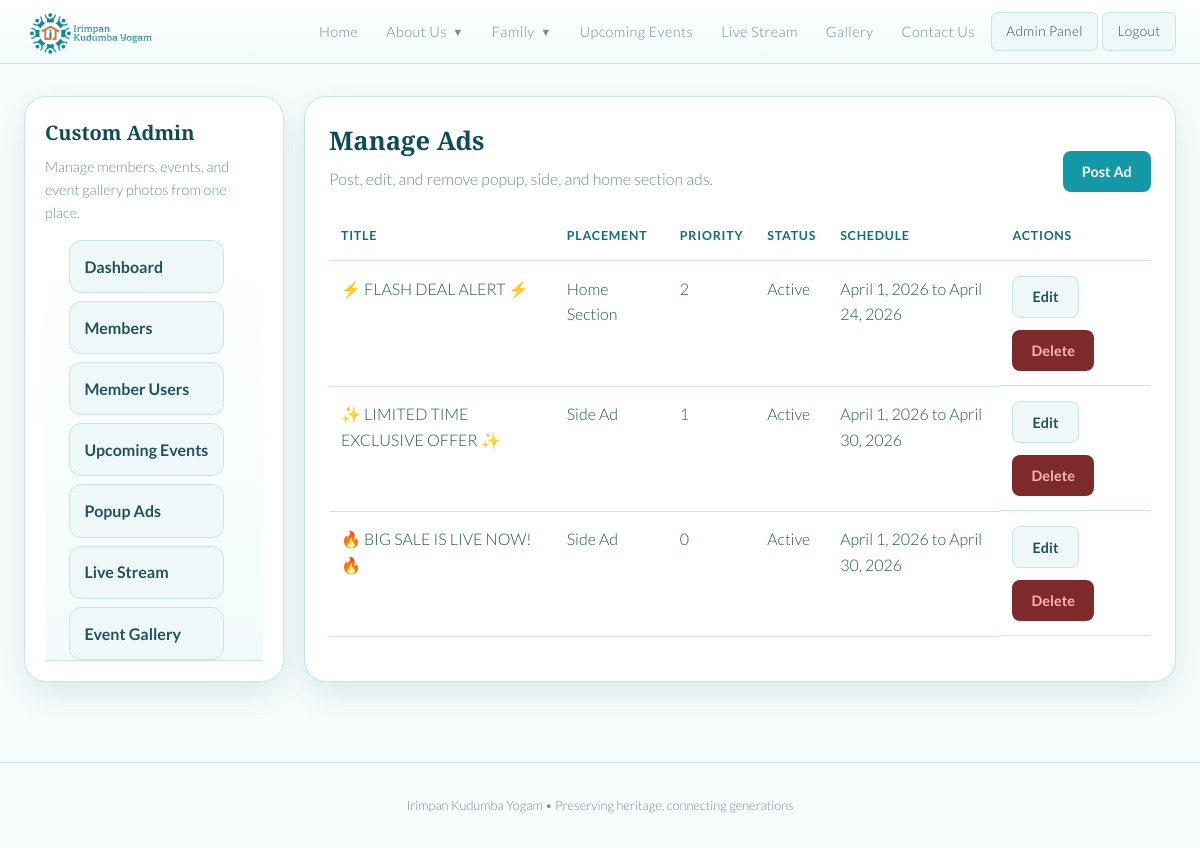
Page /admin-panel/ads/ (signed in) on the committed database.
### tree/models.py (models this page shows, shortened)
class SiteAd(models.Model):
    DISPLAY_POPUP = 'popup'
    DISPLAY_SIDE = 'side'
    DISPLAY_SECTION = 'section'
    DISPLAY_CHOICES = [
        (DISPLAY_POPUP, 'Popup'),
        (DISPLAY_SIDE, 'Side Ad'),
        (DISPLAY_SECTION, 'Home Section'),
    ]
    title = models.CharField(max_length=200)
    message = models.TextField(blank=True, default='')
    image = models.ImageField(upload_to='ads/', null=True, blank=True)
    button_text = models.CharField(max_length=80, blank=True)
    button_url = models.URLField(blank=True)
    display_type = models.CharField(max_length=20, choices=DISPLAY_CHOICES, default=DISPLAY_POPUP)
    priority = models.PositiveIntegerField(default=0)
    is_active = models.BooleanField(default=True)
    show_as_popup = models.BooleanField(default=True)
    start_date = models.DateField(null=True, blank=True)
    end_date = models.DateField(null=True, blank=True)
    created_by = models.ForeignKey(
        settings.AUTH_USER_MODEL,
        null=True,
        blank=True,
        on_delete=models.SET_NULL,
        related_name='site_ads',
    )
    created_at = models.DateTimeField(auto_now_add=True)
    class Meta:
        ordering = ['-priority', '-created_at', '-id']

### tree/views.py (the view)
# urls.py: path('admin-panel/ads/', views.admin_ads, name='admin_ads'),
@ads_required
def admin_ads(request):
    if _is_family_member_user(request.user) and not _is_admin_user(request.user):
        return redirect('admin_ad_add')
    ads = SiteAd.objects.select_related('created_by').all()
    return render(request, 'tree/admin_ads.html', _admin_context(request, ads=ads))

### tree/views.py (called while the page is built)
def _is_admin_user(user):
    return user.is_authenticated and (user.is_staff or user.is_superuser)

def _is_family_member_user(user):
    return user.is_authenticated and user.groups.filter(name='family_member').exists()

def _can_access_admin_panel(user):
    return _is_admin_user(user) or _is_family_member_user(user)

def _can_manage_members(user):
    return _is_admin_user(user)

def _can_manage_events(user):
    return _is_admin_user(user) or user.has_perm('tree.add_event')

def _can_manage_gallery(user):
    return _is_admin_user(user) or user.has_perm('tree.add_galleryphoto')

def _can_manage_ads(user):
    return _can_access_admin_panel(user)

def _can_manage_live_stream(user):
    return _is_admin_user(user)

def _admin_context(request, **extra):
    context = {
        'can_manage_members': _can_manage_members(request.user),
        'can_manage_events': _can_manage_events(request.user),
        'can_manage_gallery': _can_manage_gallery(request.user),
        'can_manage_ads': _can_manage_ads(request.user),
        'can_manage_live_stream': _can_manage_live_stream(request.user),
        'is_admin_user': _is_admin_user(request.user),
        'is_family_member_user': _is_family_member_user(request.user),
    }
    context.update(extra)
    return context

### tree/templates/tree/admin_ads.html (shortened to what this page needs)
{% extends "tree/admin_base.html" %}
{% block admin_content %}
<div class="admin-head">
  <div>
    <h1 class="section-title">Manage Ads</h1>
    <p>
      {% if is_admin_user %}
      Post, edit, and remove popup, side, and home section ads.
      {% else %}
      Post new ads. Editing and deleting stay with admin users.
      {% endif %}
    </p>
  </div>
  <a href="{% url 'admin_ad_add' %}" class="btn btn-primary">Post Ad</a>
</div>
<div class="admin-table-wrap">
  <table class="admin-table">
    <thead>
      <tr><th>Title</th><th>Placement</th><th>Priority</th><th>Status</th><th>Schedule</th><th>Actions</th></tr>
    </thead>
    <tbody>
      {% for ad in ads %}
      <tr>
        <td>{{ ad.title }}</td>
        <td>{{ ad.get_display_type_display }}</td>
        <td>{{ ad.priority }}</td>
        <td>
          {% if ad.is_active %}Active{% else %}Inactive{% endif %}
        </td>
        <td>
          {{ ad.start_date|default:"Now" }} to {{ ad.end_date|default:"Until removed" }}
        </td>
        <td class="admin-actions">
          {% if is_admin_user %}
          <a href="{% url 'admin_ad_edit' ad.pk %}" class="btn btn-secondary">Edit</a>
          <a href="{% url 'admin_ad_delete' ad.pk %}" class="btn btn-danger">Delete</a>
          {% else %}
          <span class="muted">Add-only access</span>
          {% endif %}
        </td>
      </tr>
      {% empty %}
      <tr><td colspan="6">No ads found.</td></tr>
      {% endfor %}
    </tbody>
  </table>
</div>
{% endblock %}

### tree/templates/tree/base.html (style rules this page uses)
:root { --bg: #f7fcfc; --surface: #ffffff; --surface2: #eef8f8; --border: #c7e4e6; --gold: #1399a6; --gold-light: #28b8c2; --gold-dim: #0f7078; --cream: #0d4d56; --text: #23535a; --text-dim: #6b8f94; --male: #4a7fa8; --female: #a84a7f; --radius: 12px; --shadow: 0 12px 30px rgba(16, 111, 121, 0.12); }
* { box-sizing: border-box; margin: 0; padding: 0; }
body { background: var(--bg); color: var(--text); font-family: 'Lato', sans-serif; font-weight: 300; min-height: 100vh; line-height: 1.6; }
.btn { display: inline-flex; align-items: center; gap: 0.4rem; padding: 0.55rem 1.2rem; border-radius: 8px; font-size: 0.9rem; font-weight: 700; cursor: pointer; border: none; text-decoration: none; transition: all 0.2s; }
.btn-primary { background: var(--gold); color: #fffaf0; }
.btn-secondary { background: var(--surface2); color: var(--text); border: 1px solid var(--border); }
.btn-danger { background: #7f2a2a; color: #ffb3b3; }
h1, h2, h3 { font-family: 'Playfair Display', serif; font-weight: 600; }
.section-title { font-family: 'Playfair Display', serif; font-size: 1.6rem; color: var(--cream); margin-bottom: 0.25rem; }

### tree/templates/tree/admin_base.html (style rules this page uses)
.admin-head { display: flex; justify-content: space-between; align-items: end; gap: 1rem; margin-bottom: 1.25rem; }
.admin-head p { color: var(--text-dim); }
.admin-table-wrap { overflow-x: auto; }
.admin-table { width: 100%; border-collapse: collapse; }
.admin-table th, .admin-table td { padding: 0.9rem 0.75rem; border-bottom: 1px solid var(--border); text-align: left; vertical-align: top; }
.admin-table th { color: var(--gold-dim); font-size: 0.78rem; text-transform: uppercase; letter-spacing: 0.06em; }
.admin-actions { display: flex; gap: 0.75rem; flex-wrap: wrap; }

### rows in the picture
SiteAd: title "⚡ FLASH DEAL ALERT ⚡", display_type "Home Section", priority "2", is_active "Active", start_date "April 1, 2026", end_date "April 24, 2026"
SiteAd: title "✨ LIMITED TIME EXCLUSIVE OFFER ✨", display_type "Side Ad", priority "1", is_active "Active", start_date "April 1, 2026", end_date "April 30, 2026"
SiteAd: title "🔥 BIG SALE IS LIVE NOW! 🔥", display_type "Side Ad", priority "0", is_active "Active", start_date "April 1, 2026", end_date "April 30, 2026"
